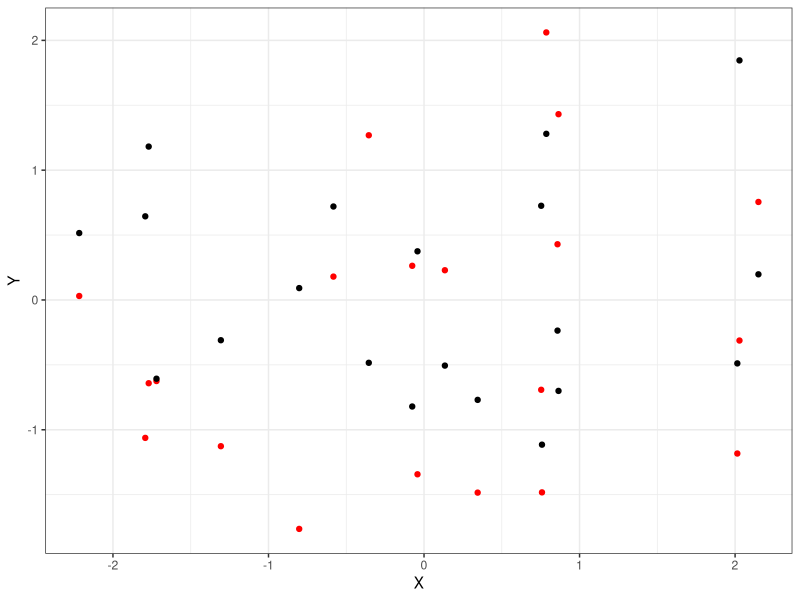

R code for this plot:

# Set seed and make toy data
set.seed(666)
df <- data.frame(X = rnorm(20), Y = rnorm(20), Z = rnorm(20))

# Create plot using ggplot2
library(ggplot2)
gg <- ggplot(df) +
      geom_point(data = df, aes(x = X, y = Y), colour = "red") +
      geom_point(data = df, aes(x = X, y = Z), colour = "black") +
      theme_bw()
print(gg)